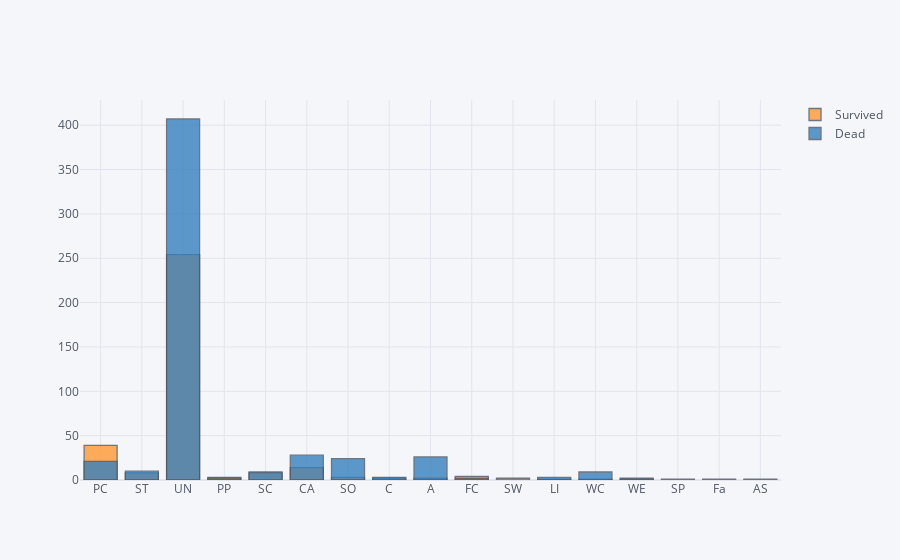

The code cell stored with this chart in its notebook:
### Code cell
df['Ticket_Initial2'] = df['Ticket_Initial2'].fillna('UN')
import chart_studio.plotly as py
import cufflinks as cf
cf.go_offline(connected=True)
train = df[:ntrain]
survived = train[train['Survived'] == 1]['Ticket_Initial2'] 
dead = train[train['Survived'] == 0]['Ticket_Initial2']
df_temp1 = pd.concat([survived, dead], axis=1, keys=['Survived', 'Dead'])
df_temp1.iplot(kind='histogram')

### Figure 1 — Plotly figure (JSON) as saved in the notebook; plotly's stock layout.template omitted (floating-point values rounded to 4 significant figures; data arrays with more than 128 entries replaced by an {"elided": "..."} marker saying what was removed)
{"data": [{"histfunc": "count", "histnorm": "", "marker": {"color": "rgba(255, 153, 51, 1.0)", "line": {"color": "#4D5663", "width": 1.3}}, "name": "Survived", "opacity": 0.8, "orientation": "v", "type": "histogram", "x": {"elided": "891 str values"}}, {"histfunc": "count", "histnorm": "", "marker": {"color": "rgba(55, 128, 191, 1.0)", "line": {"color": "#4D5663", "width": 1.3}}, "name": "Dead", "opacity": 0.8, "orientation": "v", "type": "histogram", "x": {"elided": "891 str values"}}], "layout": {"barmode": "overlay", "legend": {"bgcolor": "#F5F6F9", "font": {"color": "#4D5663"}}, "paper_bgcolor": "#F5F6F9", "plot_bgcolor": "#F5F6F9", "title": {"font": {"color": "#4D5663"}}, "xaxis": {"gridcolor": "#E1E5ED", "showgrid": true, "tickfont": {"color": "#4D5663"}, "title": {"font": {"color": "#4D5663"}, "text": ""}, "zerolinecolor": "#E1E5ED"}, "yaxis": {"gridcolor": "#E1E5ED", "showgrid": true, "tickfont": {"color": "#4D5663"}, "title": {"font": {"color": "#4D5663"}, "text": ""}, "zerolinecolor": "#E1E5ED"}}}
